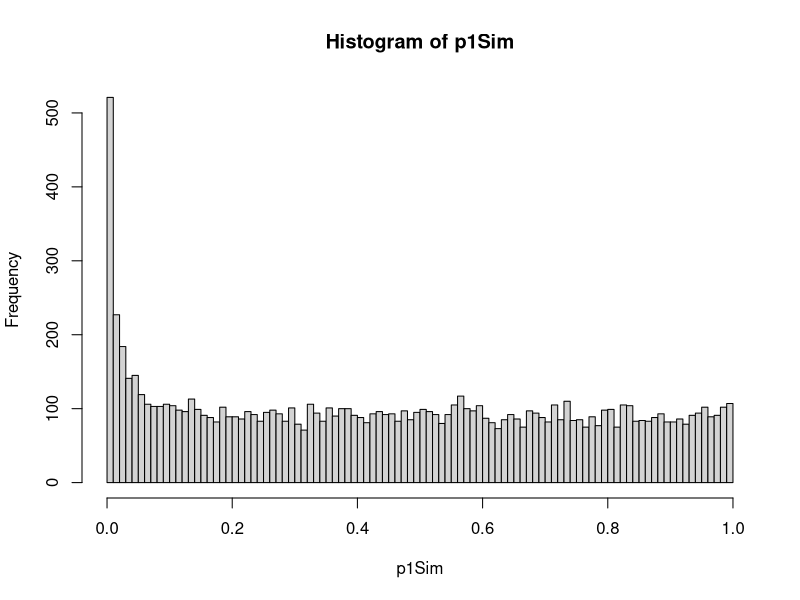
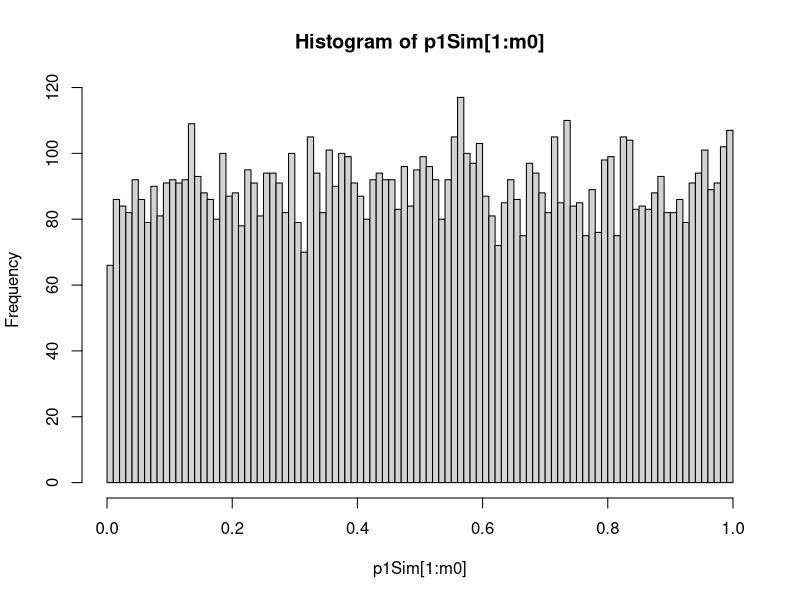
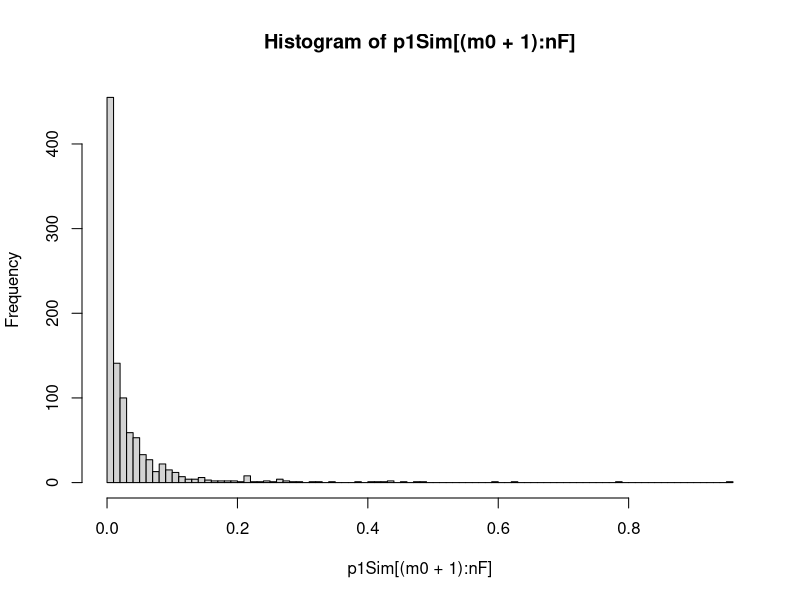
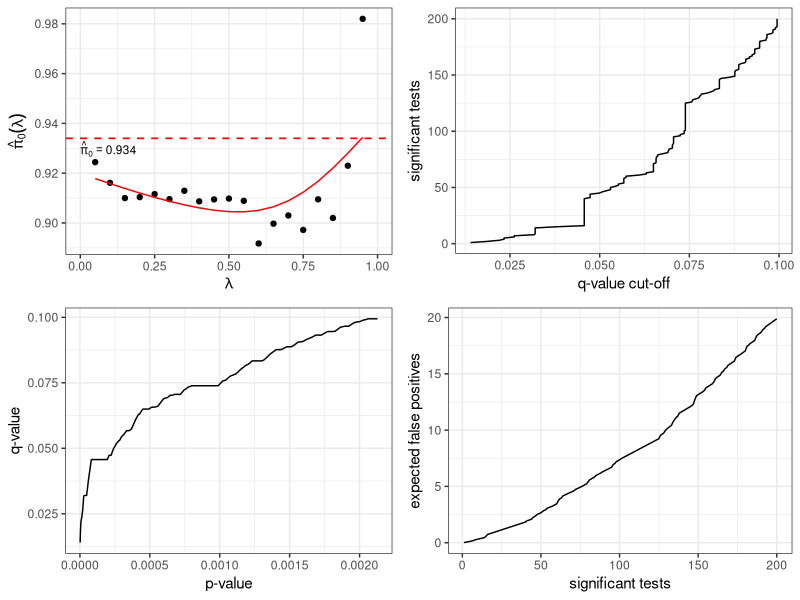

Recreate these plots in R, in order.
## ---- chunk 1
knitr::opts_chunk$set(echo = TRUE)
## ---- chunk 2
library(qvalue)
## ---- chunk 3
tp=function(x,trt) t.test(x~trt)$p.value
## ---- chunk 4
nSamp=5
nF=10000
m0=9000
mu0=8
muA=10.024438
sig=1
## ---- chunk 5
control=matrix(rnorm(nSamp*nF,mean=mu0,sd=sig),nrow=nF)
## ---- chunk 6
null=matrix(rnorm(nSamp*m0,mean=mu0,sd=sig),nrow=m0)
## ---- chunk 7
NonNull=matrix(rnorm(nSamp*(nF-m0),mean=muA,sd=sig),nrow=(nF-m0))
## ---- chunk 8
Treat=rbind(null,NonNull)
## ---- chunk 9
sim1Data=cbind(control,Treat)
dim(sim1Data)
## ---- chunk 10
treatments=rep(c("C","T"),each=nSamp)
treatments
table(treatments)
## ---- chunk 11
t.test(control[1,],Treat[1,])
t.test(sim1Data[1,]~treatments)
tp(sim1Data[1,],treatments)
## ---- chunk 12
p1Sim=apply(sim1Data,1,tp,treatments)
## ---- chunk 13
head(p1Sim)
hist(p1Sim,nclass=100)
## ---- chunk 14
hist(p1Sim[1:m0],nclass=100)
hist(p1Sim[(m0+1):nF],nclass=100)
## ---- chunk 15
qvals=qvalue(p1Sim)
names(qvals)
qvals$pi0
pbar=mean(p1Sim)
2*pbar
## ---- chunk 16
sum(p1Sim<0.05)
sum(p1Sim[1:m0]<0.05)
sum(p1Sim[(m0+1):nF]<0.05)
## ---- chunk 17
sum(p1Sim<.05/nF)
## ---- chunk 18
sum(p1Sim[1:m0]<.05/nF)
## ---- chunk 19
p1BH=p.adjust(p1Sim,method="BH")
sum(p1BH<0.05)
sum(p1BH[(m0+1):nF]<0.05)
## ---- chunk 20
q1Sim=qvalue(p1Sim)
sum(q1Sim$q<0.05)
sum(q1Sim$q[1:m0]<0.05)
## ---- chunk 21
plot(q1Sim)
## ---- chunk 22
sessionInfo()
